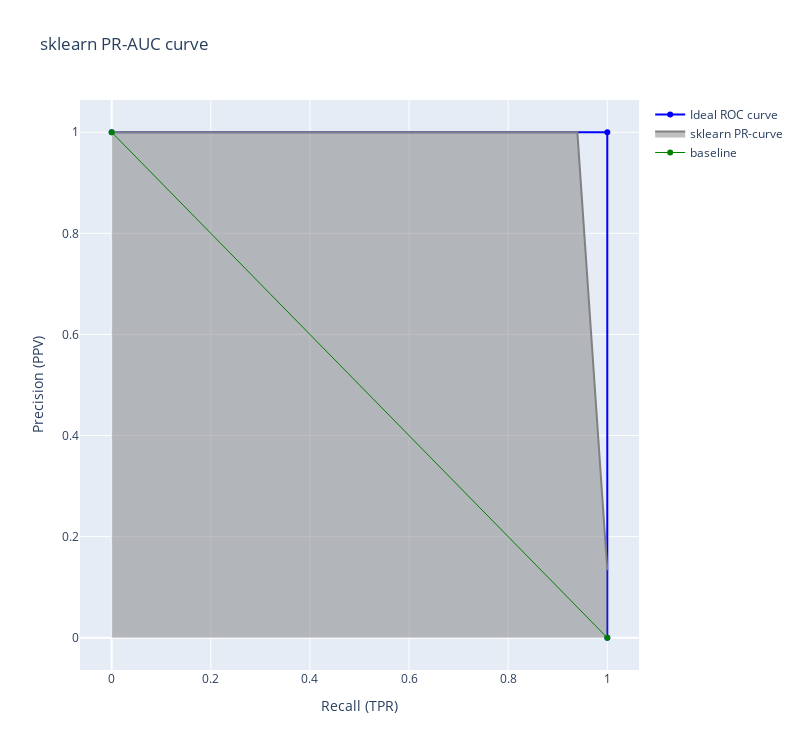

The code cell stored with this chart in its notebook:
### Markdown cell above
Without probabilities PR-curve has limited representation

### Code cell
# predictions = y_pred        
precision1, recall1, thres = precision_recall_curve( y_test, predictions) 

fig = go.Figure()
fig.add_trace(go.Scatter(x=[0,1,1], y=[1,1,0], name='Ideal ROC curve',line=dict(color="blue", width=2)))
fig.add_trace(go.Scatter(  x= recall1,  y= precision1, mode='lines', fill= 'tozeroy', name= "sklearn PR-curve" , 
                         line=dict(color="grey", width=2))
)

fig.add_trace(go.Scatter(x=[0,1], y=[1,0], name="baseline",line=dict(color="Green", width=1)))
fig.update_layout(title= "sklearn PR-AUC curve", xaxis_title="Recall (TPR)", yaxis_title="Precision (PPV)", width=800, height=750 )
fig.show()

### Figure 1 — Plotly figure (JSON) as saved in the notebook; plotly's stock layout.template omitted (floating-point values rounded to 4 significant figures)
{"data": [{"line": {"color": "blue", "width": 2}, "name": "Ideal ROC curve", "type": "scatter", "x": [0, 1, 1], "y": [1, 1, 0]}, {"fill": "tozeroy", "line": {"color": "grey", "width": 2}, "mode": "lines", "name": "sklearn PR-curve", "type": "scatter", "x": [1, 0.9396, 0], "y": [0.1336, 1, 1]}, {"line": {"color": "Green", "width": 1}, "name": "baseline", "type": "scatter", "x": [0, 1], "y": [1, 0]}], "layout": {"height": 750, "title": {"text": "sklearn PR-AUC curve"}, "width": 800, "xaxis": {"title": {"text": "Recall (TPR)"}}, "yaxis": {"title": {"text": "Precision (PPV)"}}}}
